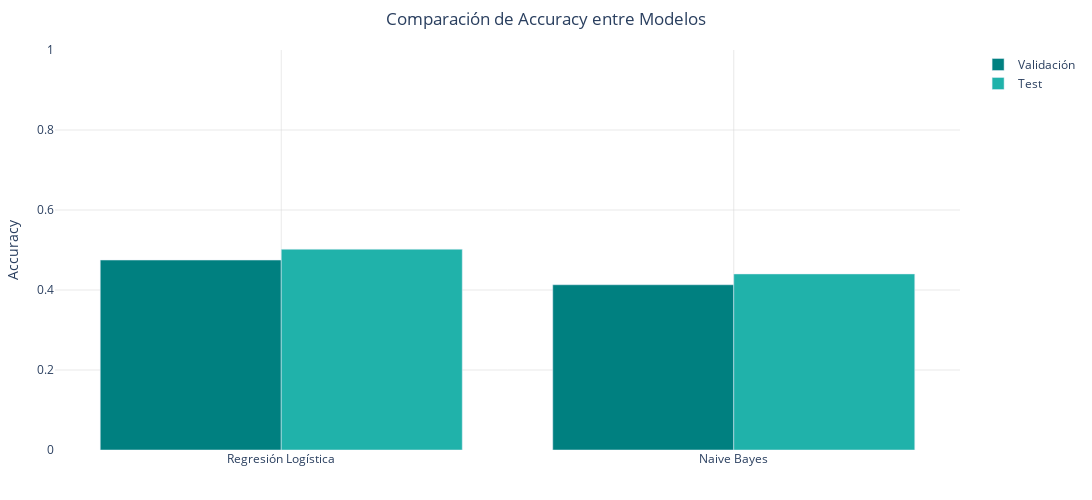

The cell this chart's notebook holds for it:
### Code cell
fig = go.Figure([
    go.Bar(
        name='Validación',
        x=['Regresión Logística', 'Naive Bayes'],
        y=[lr_accuracy_val, nb_accuracy_val],
        marker_color='teal'
    ),
    go.Bar(
        name='Test',
        x=['Regresión Logística', 'Naive Bayes'],
        y=[lr_accuracy_test, nb_accuracy_test],
        marker_color='lightseagreen'
    )
])

fig.update_layout(
    title="Comparación de Accuracy entre Modelos",
    yaxis_title="Accuracy",
    yaxis=dict(range=[0, 1]),
    barmode='group'
)
fig = bar_style(fig)
fig.show()

### Figure 1 — Plotly figure (JSON) as saved in the notebook; plotly's stock layout.template omitted (floating-point values rounded to 4 significant figures)
{"data": [{"marker": {"color": "teal"}, "name": "Validación", "type": "bar", "x": ["Regresión Logística", "Naive Bayes"], "y": [0.4749, 0.4131]}, {"marker": {"color": "lightseagreen"}, "name": "Test", "type": "bar", "x": ["Regresión Logística", "Naive Bayes"], "y": [0.5019, 0.4402]}], "layout": {"barmode": "group", "height": 500, "margin": {"b": 50, "l": 50, "r": 50, "t": 50}, "paper_bgcolor": "rgba(0,0,0,0)", "plot_bgcolor": "rgba(0,0,0,0)", "title": {"text": "Comparación de Accuracy entre Modelos", "x": 0.5}, "width": 1400, "xaxis": {"gridcolor": "lightgrey", "gridwidth": 0.5, "showgrid": true}, "yaxis": {"gridcolor": "lightgrey", "gridwidth": 0.5, "range": [0, 1], "showgrid": true, "title": {"text": "Accuracy"}}}}
